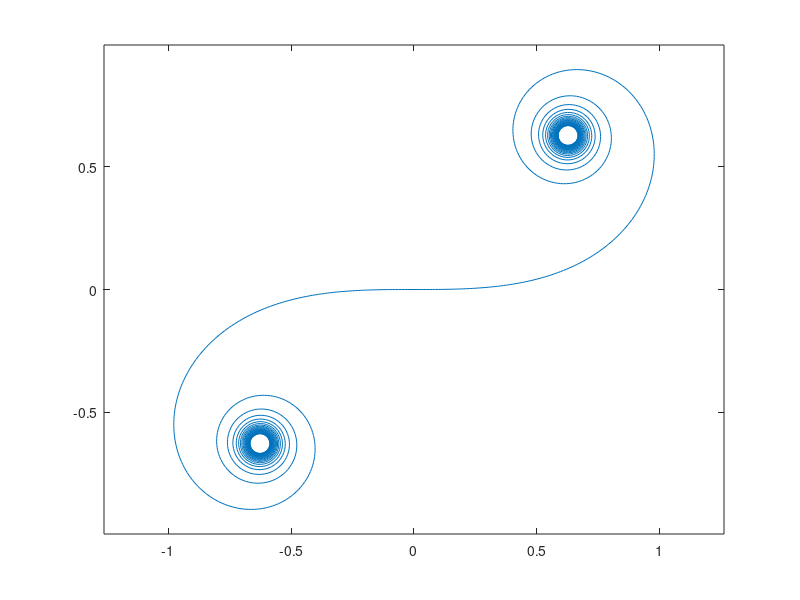

MATLAB code to generate this figure:
%Fresnel's spiral
n = 1000; x = zeros(1,n); y = x;
i1 = inline('cos(x.^2)'); i2 = inline('sin(x.^2)');
t=linspace(0,4*pi,n);
for i=1:n-1
    x(i) = quadl(i1,t(i),t(i+1),1e-3);
    y(i) = quadl(i2,t(i),t(i+1),1e-3);
end
x = cumsum(x); y = cumsum(y);
plot([-x(end:-1:1),0,x], [-y(end:-1:1),0,y])
axis equal
yu=ylim; ylim([yu(1)-0.1,yu(2)+0.1])